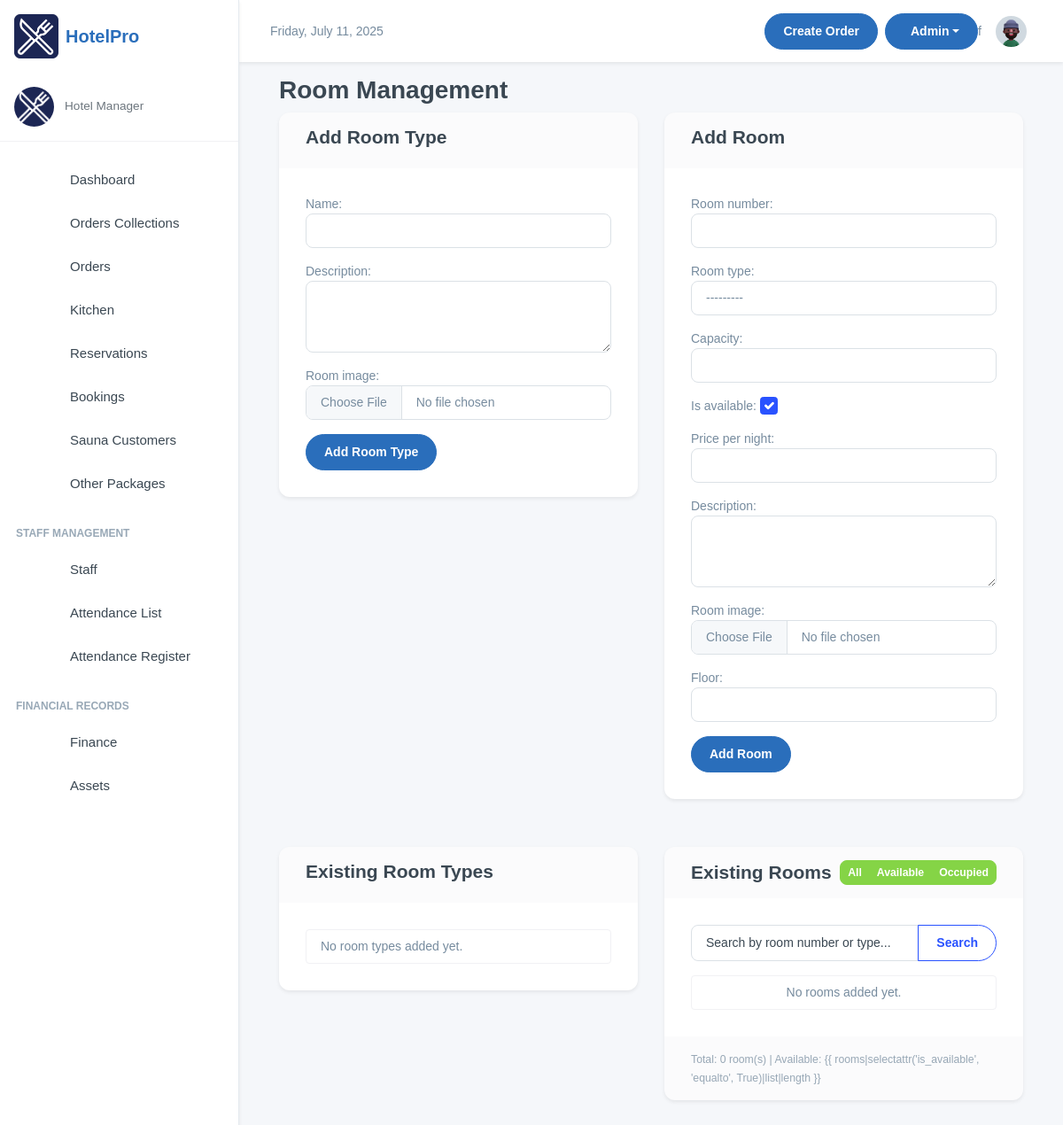
Before: /room_bookings/manage-rooms/ with the older database file.
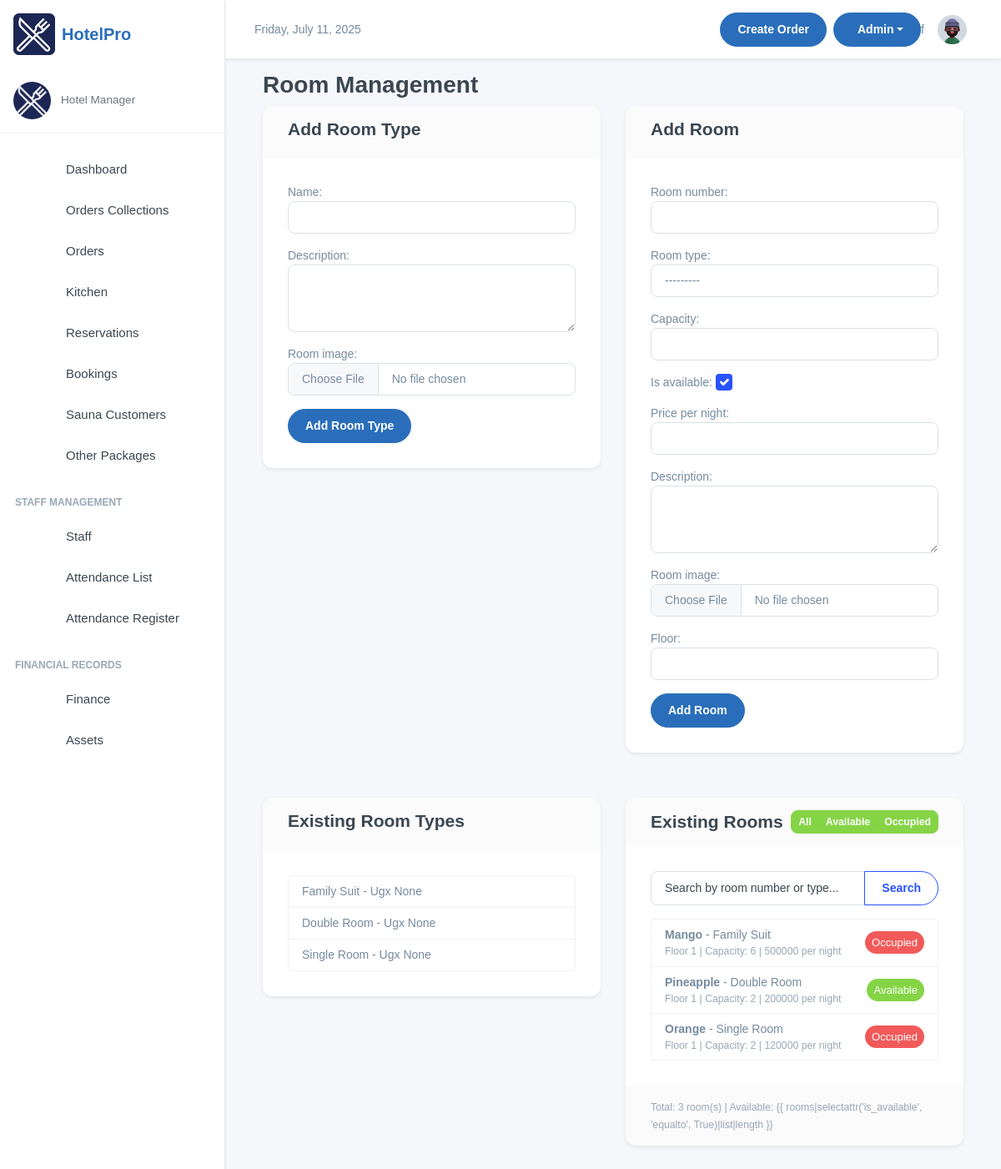
After: the same page with the newer database file.
### room_bookings/models.py (models this page shows, shortened)
class RoomType(models.Model):
    name = models.CharField(max_length=50)
    description = models.TextField(blank=True, null=True)
    base_price = models.DecimalField(max_digits=10, decimal_places=2, blank=True, null=True)
    room_image = models.ImageField(upload_to="rooms", blank=True, null=True)
    def __str__(self):
        return self.name

class Room(models.Model):
    room_number = models.CharField(max_length=10, unique=True)
    room_type = models.ForeignKey(RoomType, on_delete=models.CASCADE, related_name='rooms')
    hotel = models.ForeignKey(HotelBranch, on_delete=models.CASCADE, related_name='rooms', blank=True, null=True)
    capacity = models.IntegerField()
    is_available = models.BooleanField(default=True)
    price_per_night = models.IntegerField(null=True, blank=True)
    description = models.TextField(blank=True, null=True)
    room_image = models.ImageField(upload_to="rooms", blank=True, null=True)
    floor = models.IntegerField()

### room_bookings/views.py (the view, shortened to what this page needs)
# urls.py: path('manage-rooms/', RoomManagementView.as_view(), name='room_management'),
class RoomManagementView(View):
    template_name = 'room_management.html'
    def get(self, request):
        room_type_form = RoomTypeForm()
        room_form = RoomForm()
        room_types = RoomType.objects.all()
        rooms = Room.objects.select_related('room_type').all()
        context = {
            'room_type_form': room_type_form,
            'room_form': room_form,
            'room_types': room_types,
            'rooms': rooms,
        }
        return render(request, self.template_name, context)

### room_bookings/templates/room_management.html (shortened to what this page needs)
{% extends 'base.html' %}
{% block content %}
<div class="container">
    <h2>Room Management</h2>
    <div class="row">
        <div class="col-md-6">
            <div class="card">
                <div class="card-header">
                    <h4>Add Room Type</h4>
                </div>
                <div class="card-body">
                    <form method="post" enctype="multipart/form-data">
                        {{ room_type_form.as_p }}
                        <button type="submit" name="add_room_type" class="btn btn-primary">Add Room Type</button>
                    </form>
                </div>
            </div>
        </div>
        <div class="col-md-6">
            <div class="card">
                <div class="card-header">
                    <h4>Add Room</h4>
                </div>
                <div class="card-body">
                    <form method="post" enctype="multipart/form-data">
                        {{ room_form.as_p }}
                        <button type="submit" name="add_room" class="btn btn-primary">Add Room</button>
                    </form>
                </div>
            </div>
        </div>
    </div>
    <div class="row mt-4">
        <div class="col-md-6">
            <div class="card">
                <div class="card-header">
                    <h4>Existing Room Types</h4>
                </div>
                <div class="card-body">
                    <ul class="list-group">
                        {% for room_type in room_types %}
                        <li class="list-group-item">
                            {{ room_type.name }} - Ugx {{ room_type.base_price }}
                        </li>
                        {% empty %}
                        <li class="list-group-item">No room types added yet.</li>
                        {% endfor %}
                    </ul>
                </div>
            </div>
        </div>
        <div class="col-md-6">
            <div class="card">
                <div class="card-header bg-default text-white d-flex justify-content-between align-items-center">
                    <h4 class="mb-0">Existing Rooms</h4>
                    <div class="btn-group" role="group">
                        <button type="button" class="btn btn-success btn-sm" id="view-all">All</button>
                        <button type="button" class="btn btn-success btn-sm" id="view-available">Available</button>
                        <button type="button" class="btn btn-success btn-sm" id="view-occupied">Occupied</button>
                    </div>
                </div>
                <div class="card-body">
                    <div class="input-group mb-3">
                        <input type="text" class="form-control" placeholder="Search by room number or type..."
                            id="room-search">
                        <button class="btn btn-outline-primary" type="button" id="search-button">
                             Search
                        </button>
                    </div>
                    <ul class="list-group room-list">
                        {% for room in rooms %}
                        <li
                            class="list-group-item d-flex justify-content-between align-items-center room-item {% if not room.is_available %}occupied{% endif %}">
                            <div>
                                <strong>{{ room.room_number }}</strong> - {{ room.room_type.name }}
                                <div class="small text-muted">
                                    Floor {{ room.floor }} | Capacity: {{ room.capacity }}
                                    {% if room.price_per_night %}| {{ room.price_per_night }} per night{% endif %}
                                </div>
                            </div>
                            <div>
                                <span
                                    class="badge rounded-pill {% if room.is_available %}bg-success{% else %}bg-danger{% endif %}">
                                    {% if room.is_available %}Available{% else %}Occupied{% endif %}
                                </span>
                            </div>
                        </li>
                        {% empty %}
                        <li class="list-group-item text-center">No rooms added yet.</li>
                        {% endfor %}
                    </ul>
                </div>
                <div class="card-footer text-muted">
                    <small>Total: {{ rooms|length }} room(s) | Available: {{ rooms|selectattr('is_available', 'equalto',
                        True)|list|length }}</small>
                </div>
            </div>
        </div>
    </div>
</div>
{% endblock %}

### templates/base.html (shortened to what this page needs)
<!doctype html>
<html lang="en">
{% load static %}
{% load humanize %}
<head>
    <link rel="stylesheet" href="{% static 'assets/css/styles.min.css' %}" />
    <link rel="stylesheet" href="https://cdnjs.cloudflare.com/ajax/libs/font-awesome/6.0.0/css/all.min.css">
</head>
<body>
    <div class="page-wrapper" id="main-wrapper" data-layout="vertical" data-navbarbg="skin6" data-sidebartype="full"
        data-sidebar-position="fixed" data-header-position="fixed">
        <aside class="left-sidebar">
            <div>
                <div class="brand-logo d-flex align-items-center justify-content-between p-3">
                    <a href="/" class="text-nowrap logo-img d-flex align-items-center">
                        <img style="width: 50px;" src="{% static 'assets/images/logos/hotel.png' %}" alt="Hotel Logo" />
                        <span class="hotel-name">HotelPro</span>
                    </a>
                </div>
                <div class="user-profile border-bottom pb-3">
                    <div class="d-flex align-items-center">
                        <img src="{% static 'assets/images/logos/hotel.png' %}" alt="User Profile" width="45"
                            height="45" class="rounded-circle">
                        <div class="user-info">
                            <p class="user-role mb-0">Hotel Manager</p>
                        </div>
                    </div>
                </div>
                <nav class="sidebar-nav scroll-sidebar mt-3" data-simplebar="">
                    <ul id="sidebarnav">
                        <li class="sidebar-item">
                            <a class="sidebar-link" href="/manager/" aria-expanded="false">
                                <span class="nav-icon">
                                </span>
                                <span class="hide-menu">Dashboard</span>
                            </a>
                        </li>
                        <li class="sidebar-item">
                            <a class="sidebar-link" href="/manager/orders_transactions/" aria-expanded="false">
                                <span class="nav-icon">
                                </span>
                                <span class="hide-menu">Orders Collections</span>
                            </a>
                        </li>
                        <li class="sidebar-item">
                            <a class="sidebar-link" href="/manager/orders/" aria-expanded="false">
                                <span class="nav-icon">
                                </span>
                                <span class="hide-menu">Orders</span>
                            </a>
                        </li>
                        <li class="sidebar-item">
                            <a class="sidebar-link" href="/kitchen/" aria-expanded="false">
                                <span class="nav-icon">
                                </span>
                                <span class="hide-menu">Kitchen</span>
                            </a>
                        </li>
                        <li class="sidebar-item">
                            <a class="sidebar-link" href="/room_bookings/reservations/" aria-expanded="false">
                                <span class="nav-icon">
                                </span>
                                <span class="hide-menu">Reservations</span>
                            </a>
                        </li>
                        <li class="sidebar-item">
                            <a class="sidebar-link" href="/room_bookings/booked_rooms/" aria-expanded="false">
                                <span class="nav-icon">
                                </span>
                                <span class="hide-menu"> Bookings</span>
                            </a>
                        </li>
                        <li class="sidebar-item">
                            <a class="sidebar-link" href="/room_bookings/sauna_customers/" aria-expanded="false">
                                <span class="nav-icon">
                                </span>
                                <span class="hide-menu">Sauna Customers</span>
                            </a>
                        </li>
                        <li class="sidebar-item">
                            <a class="sidebar-link" href="/others/packages/" aria-expanded="false">
                                <span class="nav-icon">
                                </span>
                                <span class="hide-menu">Other Packages</span>
                            </a>
                        </li>
                        <li class="nav-small-cap">
                            <span class="hide-menu text-uppercase fw-bold text-muted">Staff Management</span>
                        </li>
                        <li class="sidebar-item">
                            <a class="sidebar-link" href="/staffing/staff/" aria-expanded="false">
                                <span class="nav-icon">
                                </span>
                                <span class="hide-menu">Staff</span>
                            </a>
                        </li>
                        <li class="sidebar-item">
                            <a class="sidebar-link" href="/staffing/attendance/" aria-expanded="false">
                                <span class="nav-icon">
                                </span>
                                <span class="hide-menu">Attendance List</span>
                            </a>
                        </li>
                        <li class="sidebar-item">
                            <a class="sidebar-link" href="/staffing/attendance/mark/" aria-expanded="false">
                                <span class="nav-icon">
                                </span>
                                <span class="hide-menu">Attendance Register</span>
                            </a>
                        </li>
                        <li class="nav-small-cap">
                            <span class="hide-menu text-uppercase fw-bold text-muted">Financial Records</span>
                        </li>
                        <li class="sidebar-item">
                            <a class="sidebar-link" href="/finance/financial-report/" aria-expanded="false">
                                <span class="nav-icon">
                                </span>
                                <span class="hide-menu">Finance</span>
                            </a>
                        </li>
                        <li class="sidebar-item">
                            <a class="sidebar-link" href="/finance/all-assets/" aria-expanded="false">
                                <span class="nav-icon">
                                </span>
                                <span class="hide-menu">Assets</span>
                            </a>
                        </li>
                    </ul>
                </nav>
            </div>
        </aside>
        <div class="body-wrapper">
            <header class="app-header">
                <nav class="navbar navbar-expand-lg navbar-light">
                    <ul class="navbar-nav">
                        <li class="nav-item d-none d-md-block">
                            <div class="d-flex align-items-center">
                                <span id="currentDate" class="header-text"></span>
                            </div>
                        </li>
                    </ul>
                    <div class="navbar-collapse justify-content-end px-0" id="navbarNav">
                        <ul class="navbar-nav flex-row ms-auto align-items-center justify-content-end">
                            <li class="mx-2">
                                <a href="/manager/add-order/"
                                    class="btn btn-primary align-items-center justify-content-center">Create Order</a>
                            </li>
                            <li class="nav-item dropdown">
                                <a class="btn btn-primary dropdown-toggle d-flex align-items-center justify-content-center"
                                    href="#" id="createDropdown" role="button" data-bs-toggle="dropdown"
                                    aria-expanded="false">
                                    <span class="ms-2">Admin</span>
                                </a>
                            </li>
                            f
                            <li class="nav-item dropdown">
                                <a class="nav-link nav-icon-hover" href="javascript:void(0)" id="drop2"
                                    data-bs-toggle="dropdown" aria-expanded="false">
                                    <img src="{% static 'assets/images/profile/user-1.jpg' %}" alt="" width="35"
                                        height="35" class="rounded-circle">
                                </a>
                            </li>
                        </ul>
                    </div>
                </nav>
            </header>
            <div class="container-fluid">
                {% block content %}
                {% endblock content %}
            </div>
        </div>
    </div>
</body>
</html>

Changed rows visible on the page:
added RoomType: name "Family Suit", base_price "None"
added RoomType: name "Double Room", base_price "None"
added RoomType: name "Single Room", base_price "None"
added Room: room_number "Mango", room_type.name "Family Suit", floor "1", capacity "6", price_per_night "500000", is_available "Occupied"
added Room: room_number "Pineapple", room_type.name "Double Room", floor "1", capacity "2", price_per_night "200000", is_available "Available"
added Room: room_number "Orange", room_type.name "Single Room", floor "1", capacity "2", price_per_night "120000", is_available "Occupied"
Other visible differences:
{{ rooms|length }}: "0" → "3"
text no longer shown: "No room types added yet. No rooms added yet."
